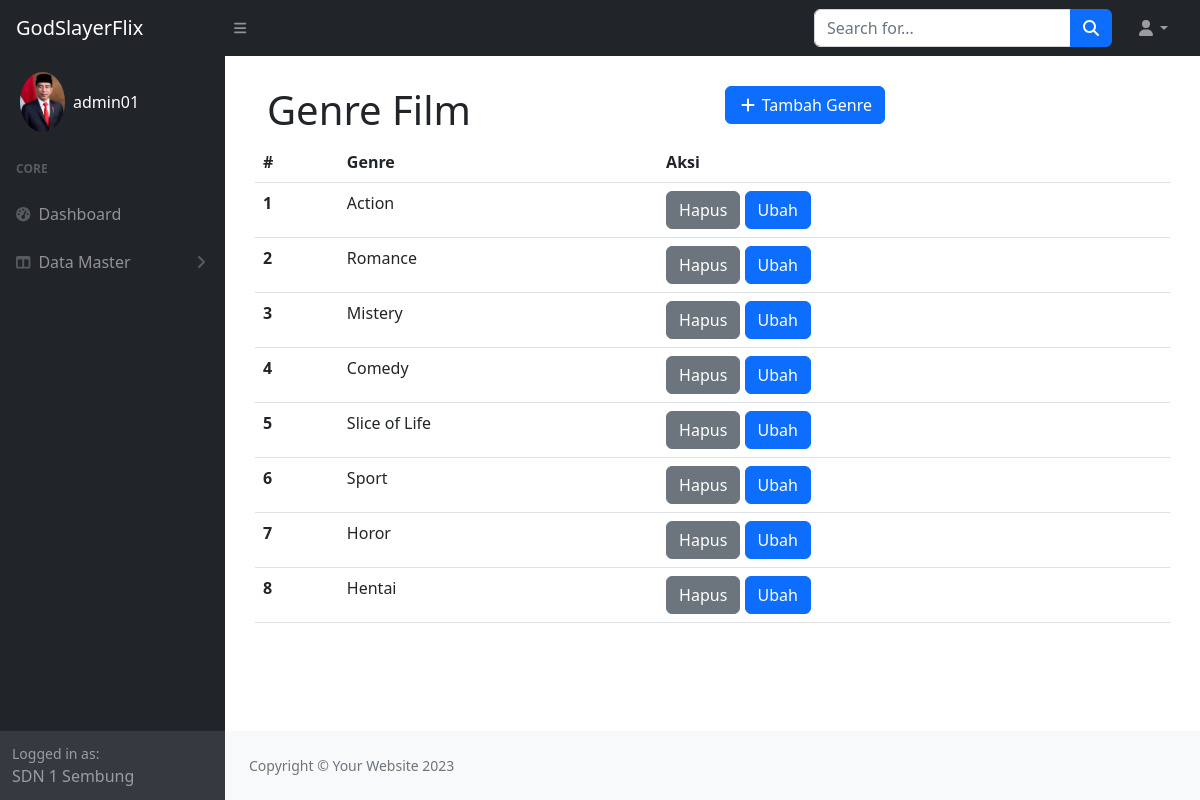
The app's page /admin/genreAnime.php (signed in) with its own data.
### tables this page shows
CREATE TABLE `genres` (
  `genre_id` int NOT NULL,
  `name` varchar(50) NOT NULL
);

### function.php (called while the page is built, shortened)
<?php
$conn = mysqli_connect('localhost', 'root', '', 'anime_database');
function dataUser() {
	global $conn;
	if (isset($_SESSION['id_admin'])) {
		$id_admin = $_SESSION['id_admin'];
		return mysqli_fetch_assoc(mysqli_query($conn, "SELECT * FROM admin WHERE id_admin = '$id_admin'"));
	} else {
		echo "
		  <script>
		    document.location.href='logout.php'
		  </script>
		";
	}
}
function Query($query)
{
    global $conn;
    $result = mysqli_query($conn, $query);
    $rows = [];
    while ($row = mysqli_fetch_assoc($result)) {
        $rows[] = $row;
    }
    return $rows;
}
?>

### admin/genreAnime.php (the view, shortened to what this page needs)
<?php
require "../function.php";
$dataAdmin = dataUser();
$genre = Query("SELECT * FROM genres");
?>
<!DOCTYPE html>
<html lang="en">
<head>
    <link href="css/styles.css" rel="stylesheet" />
</head>
<body>
    <nav class="sb-topnav navbar navbar-expand navbar-dark bg-dark">
        <a class="navbar-brand ps-3" href="index.php">GodSlayerFlix</a>
        <button class="btn btn-link btn-sm order-1 order-lg-0 me-4 me-lg-0" id="sidebarToggle" href="#!"><i
                class="fas fa-bars"></i></button>
        <form class="d-none d-md-inline-block form-inline ms-auto me-0 me-md-3 my-2 my-md-0">
            <div class="input-group">
                <input class="form-control" type="text" placeholder="Search for..." aria-label="Search for..."
                    aria-describedby="btnNavbarSearch" />
                <button class="btn btn-primary" id="btnNavbarSearch" type="button"><i
                        class="fas fa-search"></i></button>
            </div>
        </form>
        <ul class="navbar-nav ms-auto ms-md-0 me-3 me-lg-4">
            <li class="nav-item dropdown">
                <a class="nav-link dropdown-toggle" id="navbarDropdown" href="#" role="button" data-bs-toggle="dropdown"
                    aria-expanded="false"><i class="fas fa-user fa-fw"></i></a>
            </li>
        </ul>
    </nav>
    <div id="layoutSidenav">
        <div id="layoutSidenav_nav">
            <nav class="sb-sidenav accordion sb-sidenav-dark" id="sidenavAccordion">
                <div class="sb-sidenav-menu">
                    <div class="nav">
                    <div class="user-panel mt-3 d-flex" style="margin-left: 20px; align-items: center;">
                            <div class="image">
                                <img style="width: 45px; " src="assets/img/<?= $dataAdmin['photo_profile']; ?>"
                                    class="rounded-circle elevation-2 img-profile" alt="User Image">
                            </div>
                            <div class="info ms-2">
                                <a href="admin.php" class="d-block" style="text-decoration: none; color: white;">
                                    <?= $dataAdmin['username']; ?>
                                </a>
                            </div>
                        </div>
                        <div class="sb-sidenav-menu-heading">Core</div>
                        <a class="nav-link" href="index.php">
                            <div class="sb-nav-link-icon"><i class="fas fa-tachometer-alt"></i></div>
                            Dashboard
                        </a>
                        <a class="nav-link collapsed" href="#" data-bs-toggle="collapse"
                            data-bs-target="#collapseLayouts" aria-expanded="false" aria-controls="collapseLayouts">
                            <div class="sb-nav-link-icon"><i class="fas fa-columns"></i></div>
                            Data Master
                            <div class="sb-sidenav-collapse-arrow"><i class="fas fa-angle-down"></i></div>
                        </a>
                    </div>
                </div>
                <div class="sb-sidenav-footer">
                    <div class="small">Logged in as:</div>
                    SDN 1 Sembung
                </div>
            </nav>
        </div>
        <div id="layoutSidenav_content">
            <main style="padding: 30px;">
                <div class="content-header">
                    <div class="container-fluid">
                        <div class="row mb-2">
                            <div class="col-sm">
                                <h1 class="m-0 text-dark">Genre Film</h1>
                            </div>
                            <div class="col-sm text-right">
                                <button type="button" id="tambahGenreButton" class="btn btn-primary"><i
                                        class="fas fa-fw fa-plus"></i> Tambah Genre</button>
                            </div>
                        </div>
                    </div>
                </div>
                <table class="table">
                    <thead>
                        <tr>
                            <th scope="col">#</th>
                            <th scope="col">Genre</th>
                            <th scope="col">Aksi</th>
                        </tr>
                    </thead>
                    <tbody>
                        <?php $no = 1; ?>
                        <?php foreach ($genre as $rows): ?>
                            <tr>
                                <th scope="row">
                                    <?= $no ?>
                                </th>
                                <td>
                                    <?= $rows["name"] ?>
                                </td>
                                <td>
                                    <a onclick="return confirm('beneran mau dihapus? T_T')" href="hapusGen.php?id=<?= $rows["genre_id"] ?>" class="btn btn-secondary">Hapus</a>
                                    <a class="btn btn-primary" data-bs-toggle="modal"
                                        data-bs-target="#UbahGenreModal<?= $rows["genre_id"] ?>">Ubah</a>
                                </td>
                            </tr>
                            <?php $no++; ?>
                        <?php endforeach; ?>
                    </tbody>
                </table>
            </main>
            <footer class="py-4 bg-light mt-auto">
                <div class="container-fluid px-4">
                    <div class="d-flex align-items-center justify-content-between small">
                        <div class="text-muted">Copyright &copy; Your Website 2023</div>
                    </div>
                </div>
            </footer>
        </div>
    </div>
</body>
</html>

### records on screen
genres: name "Action"
genres: name "Romance"
genres: name "Mistery"
genres: name "Comedy"
genres: name "Slice of Life"
genres: name "Sport"
genres: name "Horor"
genres: name "Hentai"

### other values on screen
$dataAdmin['username'] "admin01"
